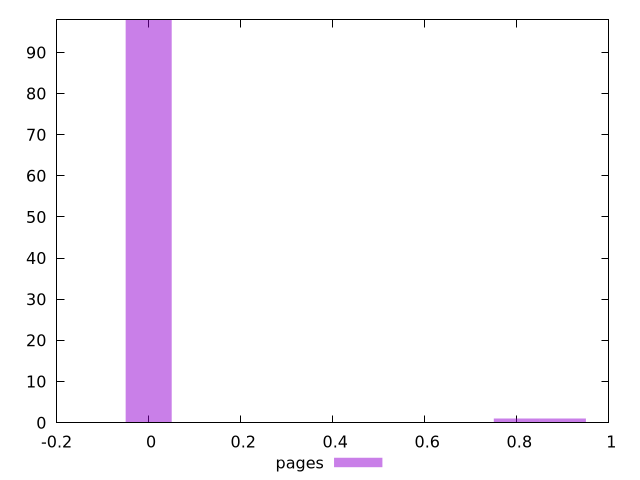

The script that saved this image:
$_pages <<EOF
0.9 1
0 98
0.8 1
EOF
set key outside below
set terminal pngcairo
set output "report_00006_2020-11-02T20-21-41.718Z/uses-webp-images/pages//hist.png"
set yrange [0:98]
set boxwidth 0.1
set style fill transparent solid 0.5 noborder
plot $_pages title "pages" with boxes ,
